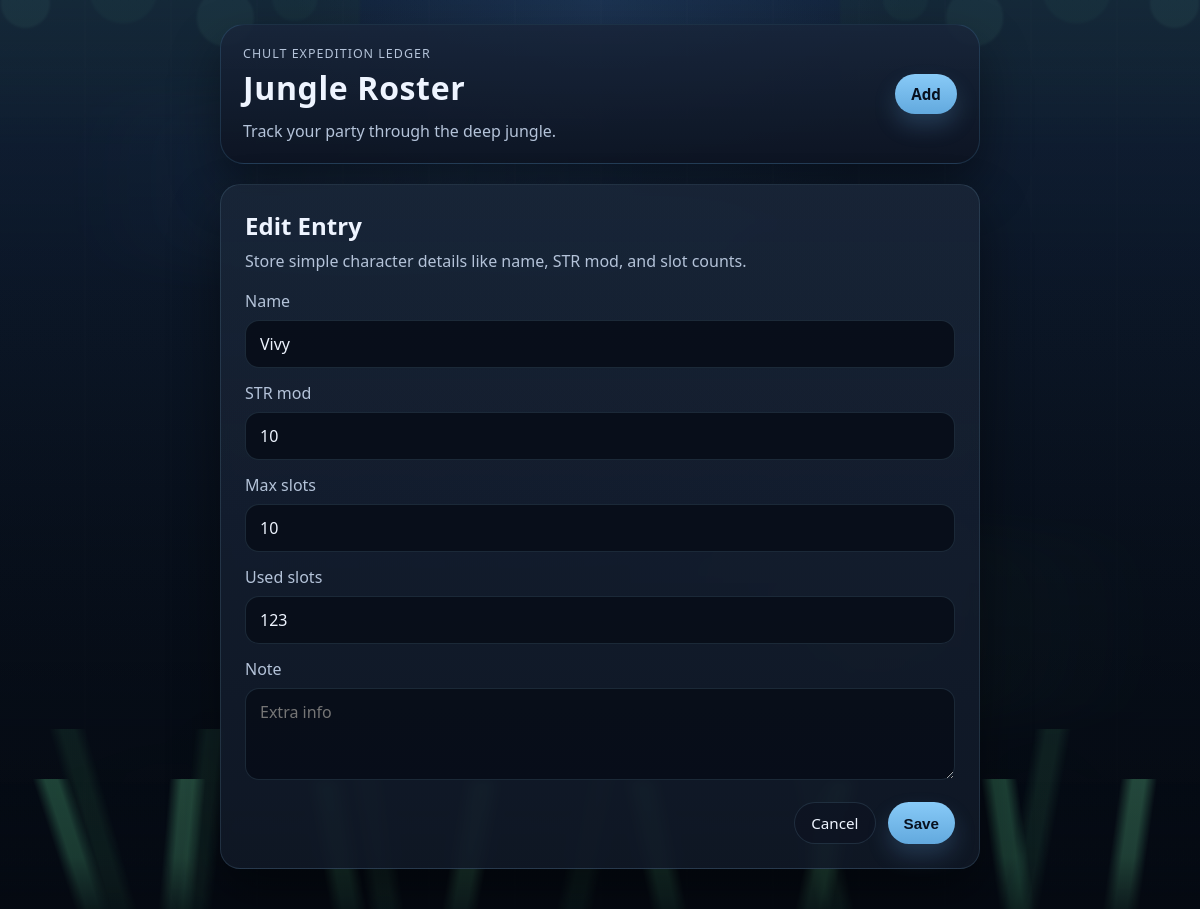
Page /edit/1 on the earlier database version.
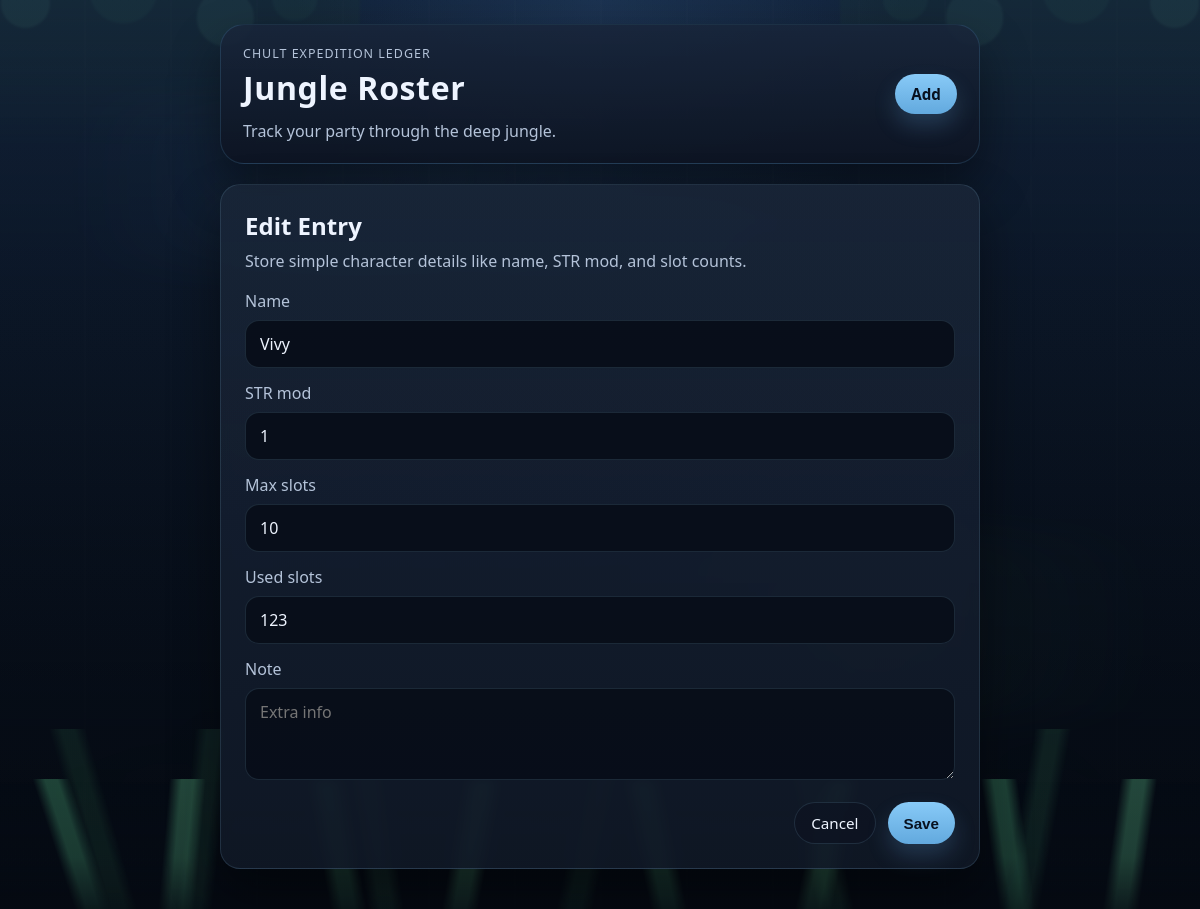
Same page on the later database version.
### tables this page shows
CREATE TABLE members (
            id INTEGER PRIMARY KEY AUTOINCREMENT,
            name TEXT NOT NULL,
            str_mod INTEGER NOT NULL DEFAULT 0,
            max_slots INTEGER NOT NULL DEFAULT 0,
            used_slots INTEGER NOT NULL DEFAULT 0,
            note TEXT NOT NULL DEFAULT ''
        );

### app.py (the view, shortened to what this page needs)
@app.route("/edit/<int:member_id>", methods=["GET", "POST"])
def edit_member(member_id: int) -> str:
    member = get_member(member_id)
    return render_template("form.html", member=member, page_title="Edit Entry")

### app.py (called while the page is built)
def get_db() -> sqlite3.Connection:
    if "db" not in g:
        g.db = sqlite3.connect(DATABASE)
        g.db.row_factory = sqlite3.Row
    return g.db

def get_member(member_id: int) -> sqlite3.Row:
    member = get_db().execute(
        "SELECT * FROM members WHERE id = ?", (member_id,)
    ).fetchone()
    if member is None:
        raise ValueError("Entry not found.")
    return member

### templates/form.html
{% extends "base.html" %}
{% block content %}
  <section class="form-panel">
    <div class="panel-heading">
      <h2>{{ page_title }}</h2>
      <p>Store simple character details like name, STR mod, and slot counts.</p>
    </div>
    <form class="member-form" method="post">
      <label>
        Name
        <input
          type="text"
          name="name"
          value="{{ member['name'] if member else '' }}"
          placeholder="Vivy"
          required
        >
      </label>
      <label>
        STR mod
        <input
          type="number"
          name="str_mod"
          value="{{ member['str_mod'] if member else 0 }}"
        >
      </label>
      <label>
        Max slots
        <input
          type="number"
          name="max_slots"
          min="0"
          value="{{ member['max_slots'] if member else 10 }}"
        >
      </label>
      <label>
        Used slots
        <input
          type="number"
          name="used_slots"
          min="0"
          value="{{ member['used_slots'] if member else 0 }}"
        >
      </label>
      <label>
        Note
        <textarea name="note" rows="3" placeholder="Extra info">{{ member['note'] if member else '' }}</textarea>
      </label>
      <div class="form-actions">
        <a class="ghost-button" href="{{ url_for('index') }}">Cancel</a>
        <button class="primary-button" type="submit">Save</button>
      </div>
    </form>
  </section>
{% endblock %}

Differences in the rows shown:
changed members "Vivy": str_mod "10" → "1"
